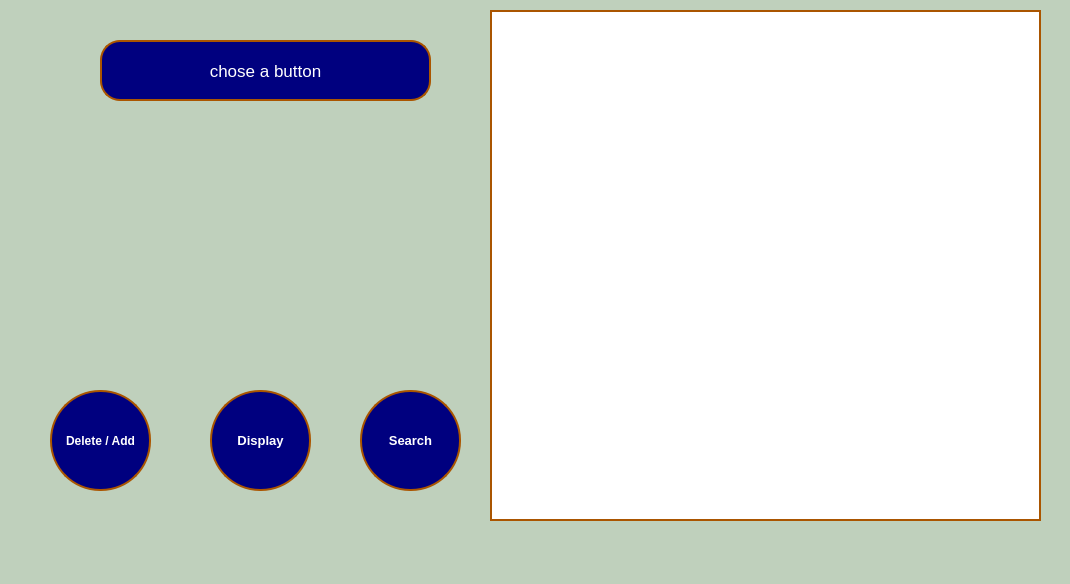
<?xml version="1.0" encoding="UTF-8"?>
<ui version="4.0">
 <class>MainWindow</class>
 <widget class="QMainWindow" name="MainWindow">
  <property name="geometry">
   <rect>
    <x>0</x>
    <y>0</y>
    <width>1070</width>
    <height>584</height>
   </rect>
  </property>
  <property name="windowTitle">
   <string>Secondwindow</string>
  </property>
  <property name="styleSheet">
   <string notr="true">background-color:rgb(191, 208, 188)</string>
  </property>
  <widget class="QWidget" name="centralwidget">
   <widget class="QPushButton" name="pushButton_deleteadd">
    <property name="geometry">
     <rect>
      <x>50</x>
      <y>390</y>
      <width>101</width>
      <height>101</height>
     </rect>
    </property>
    <property name="font">
     <font>
      <pointsize>9</pointsize>
      <weight>75</weight>
      <bold>true</bold>
     </font>
    </property>
    <property name="styleSheet">
     <string notr="true">QPushButton {
    border: 2px solid  rgb(170, 85, 0); ;
    border-radius: 50px;
	background-color: rgb(0, 0, 127);
    color: white;
}
QPushButton:hover {
background-color: rgb(49, 54, 127);
    border: 2px solid rgb(0, 0, 127) ;

}
QPushButton:pressed {
    background-color: #1f618d;

}</string>
    </property>
    <property name="text">
     <string>Delete / Add</string>
    </property>
   </widget>
   <widget class="QPushButton" name="pushButton_display">
    <property name="geometry">
     <rect>
      <x>210</x>
      <y>390</y>
      <width>101</width>
      <height>101</height>
     </rect>
    </property>
    <property name="font">
     <font>
      <pointsize>10</pointsize>
      <weight>75</weight>
      <bold>true</bold>
     </font>
    </property>
    <property name="styleSheet">
     <string notr="true">QPushButton {
    border: 2px solid  rgb(170, 85, 0); ;
    border-radius: 50px;
	background-color: rgb(0, 0, 127);
    color: white;
}
QPushButton:hover {
background-color: rgb(49, 54, 127);
    border: 2px solid rgb(0, 0, 127) ;

}
QPushButton:pressed {
    background-color: #1f618d;

}</string>
    </property>
    <property name="text">
     <string>Display</string>
    </property>
   </widget>
   <widget class="QLabel" name="label">
    <property name="geometry">
     <rect>
      <x>100</x>
      <y>40</y>
      <width>331</width>
      <height>61</height>
     </rect>
    </property>
    <property name="font">
     <font>
      <pointsize>13</pointsize>
     </font>
    </property>
    <property name="styleSheet">
     <string notr="true">QLabel {
background-color: rgb(0, 0, 127);
    color: rgb(255, 255, 255);
    border: 2px solid rgb(170, 85, 0);
    border-radius: 20px;
}
</string>
    </property>
    <property name="text">
     <string>chose a button</string>
    </property>
    <property name="alignment">
     <set>Qt::AlignCenter</set>
    </property>
   </widget>
   <widget class="QTableWidget" name="tableWidget">
    <property name="geometry">
     <rect>
      <x>490</x>
      <y>10</y>
      <width>551</width>
      <height>511</height>
     </rect>
    </property>
    <property name="styleSheet">
     <string notr="true">background-color: rgb(255, 255, 255);
border : 2px solid  rgb(170, 85, 0);</string>
    </property>
   </widget>
   <widget class="QLabel" name="label_pix">
    <property name="geometry">
     <rect>
      <x>100</x>
      <y>130</y>
      <width>331</width>
      <height>241</height>
     </rect>
    </property>
    <property name="text">
     <string/>
    </property>
    <property name="pixmap">
     <pixmap>img/libraryplanet.png</pixmap>
    </property>
    <property name="scaledContents">
     <bool>true</bool>
    </property>
    <property name="wordWrap">
     <bool>false</bool>
    </property>
   </widget>
   <widget class="QPushButton" name="pushButton_search">
    <property name="geometry">
     <rect>
      <x>360</x>
      <y>390</y>
      <width>101</width>
      <height>101</height>
     </rect>
    </property>
    <property name="font">
     <font>
      <pointsize>10</pointsize>
      <weight>75</weight>
      <bold>true</bold>
     </font>
    </property>
    <property name="styleSheet">
     <string notr="true">QPushButton {
    border: 2px solid  rgb(170, 85, 0); ;
    border-radius: 50px;
	background-color: rgb(0, 0, 127);
    color: white;
}
QPushButton:hover {
background-color: rgb(49, 54, 127);
    border: 2px solid rgb(0, 0, 127) ;

}
QPushButton:pressed {
    background-color: #1f618d;

}</string>
    </property>
    <property name="text">
     <string>Search</string>
    </property>
   </widget>
  </widget>
  <widget class="QMenuBar" name="menubar">
   <property name="geometry">
    <rect>
     <x>0</x>
     <y>0</y>
     <width>1070</width>
     <height>26</height>
    </rect>
   </property>
  </widget>
  <widget class="QStatusBar" name="statusbar"/>
 </widget>
 <resources/>
 <connections/>
</ui>
